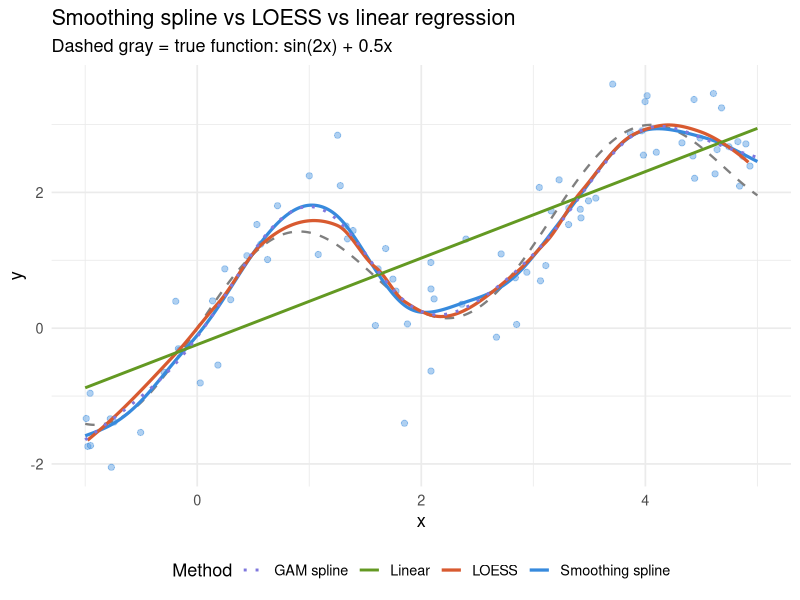
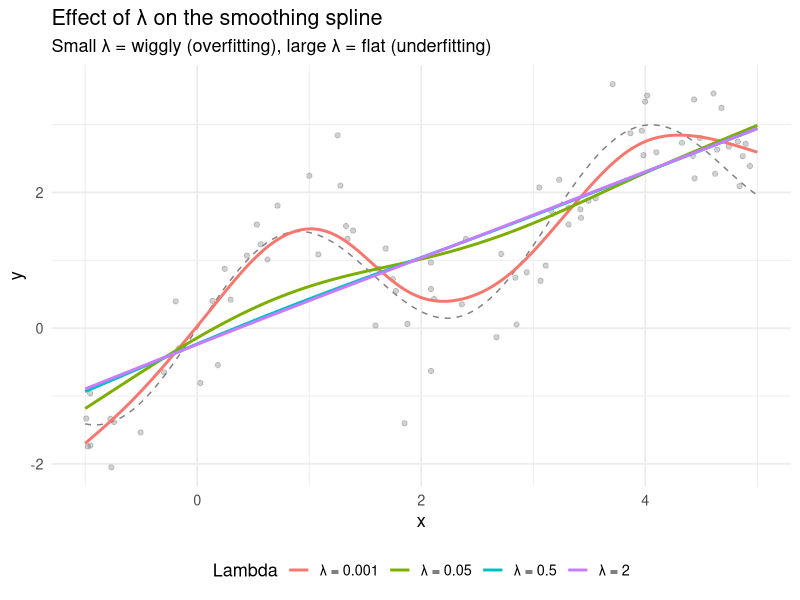
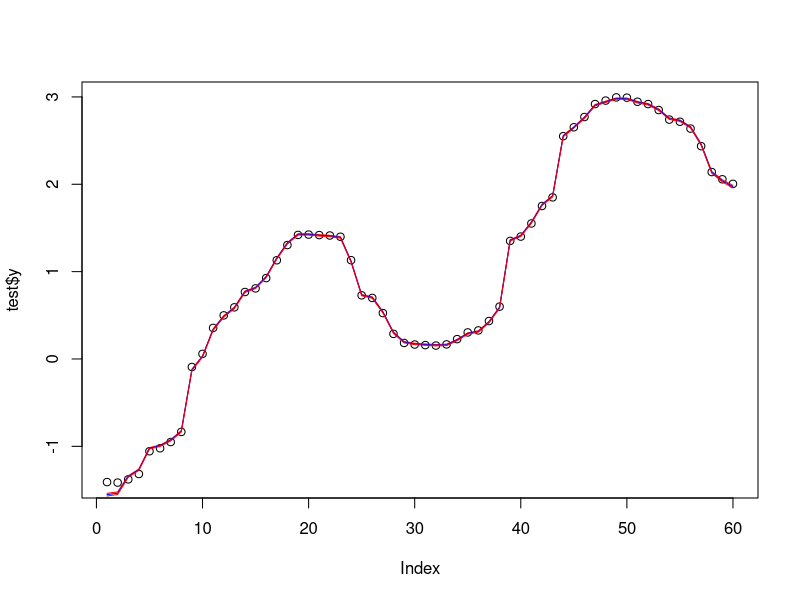
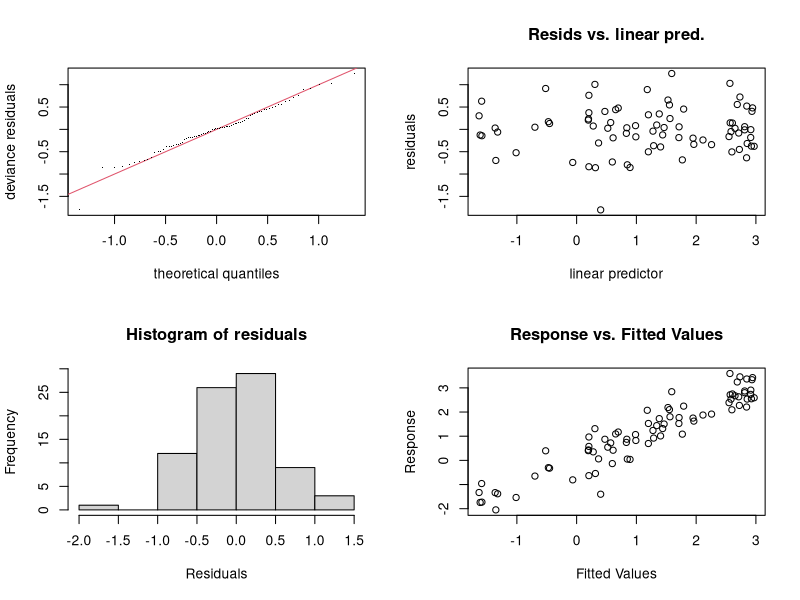
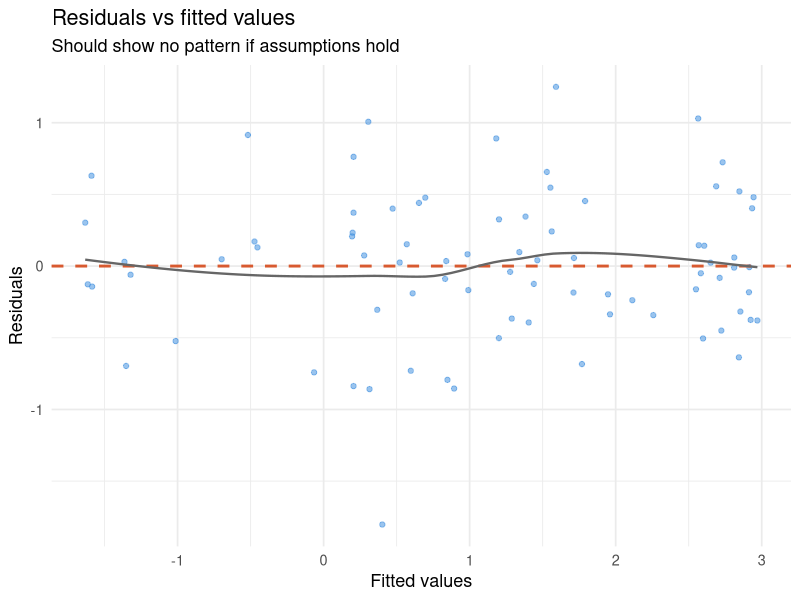

Here is the R script that generated these plots, in order:
library(ggplot2)
library(mgcv)

# ── 1. Generate data ──────────────────────────────────────────────────────────
set.seed(42)
n     <- 80
noise <- 0.6

x    <- runif(n, min = -1, max = 5)
y    <- sin(2 * x) + 0.5 * x + rnorm(n, mean = 0, sd = noise)
data <- data.frame(x = x, y = y)

# true function for reference
true_curve <- data.frame(
  x = seq(-1, 5, length.out = 300),
  y = sin(2 * seq(-1, 5, length.out = 300)) + 0.5 * seq(-1, 5, length.out = 300)
)

# ── 2. Fit the models ─────────────────────────────────────────────────────────

# smoothing spline — lambda chosen by cross-validation
fit_spline <- smooth.spline(x, y, cv = TRUE)

# LOESS — span is the bandwidth (fraction of data used locally)
fit_loess  <- loess(y ~ x, data = data, span = 0.4)

# linear regression
fit_lm     <- lm(y ~ x, data = data)

# GAM spline (via mgcv) — closest to the theoretical smoothing spline
fit_gam    <- gam(y ~ s(x), data = data, method = "REML")

# ── 3. Predictions on a fine grid ─────────────────────────────────────────────
x_grid <- seq(-1, 5, length.out = 300)

pred_df <- data.frame(
  x       = x_grid,
  spline  = predict(fit_spline, x_grid)$y,
  loess   = predict(fit_loess,  newdata = data.frame(x = x_grid)),
  linear  = predict(fit_lm,     newdata = data.frame(x = x_grid)),
  gam     = predict(fit_gam,    newdata = data.frame(x = x_grid)),
  truth   = sin(2 * x_grid) + 0.5 * x_grid
)

# ── 4. Plot ───────────────────────────────────────────────────────────────────
ggplot() +
  # data points
  geom_point(data = data,
             aes(x = x, y = y),
             alpha = 0.4, size = 1.8, color = "#378ADD") +
  # true function
  geom_line(data = true_curve,
            aes(x = x, y = y),
            linetype = "dashed", color = "gray50", linewidth = 0.8) +
  # smoothing spline
  geom_line(data = pred_df,
            aes(x = x, y = spline, color = "Smoothing spline"),
            linewidth = 1.1) +
  # LOESS
  geom_line(data = pred_df,
            aes(x = x, y = loess, color = "LOESS"),
            linewidth = 1.1) +
  # linear
  geom_line(data = pred_df,
            aes(x = x, y = linear, color = "Linear"),
            linewidth = 1.0) +
  # GAM
  geom_line(data = pred_df,
            aes(x = x, y = gam, color = "GAM spline"),
            linewidth = 1.0, linetype = "dotted") +
  scale_color_manual(
    name   = "Method",
    values = c(
      "Smoothing spline" = "#378ADD",
      "LOESS"            = "#D85A30",
      "Linear"           = "#639922",
      "GAM spline"       = "#7F77DD"
    )
  ) +
  labs(
    title    = "Smoothing spline vs LOESS vs linear regression",
    subtitle = "Dashed gray = true function: sin(2x) + 0.5x",
    x        = "x",
    y        = "y"
  ) +
  theme_minimal(base_size = 13) +
  theme(legend.position = "bottom")

# ── 5. Inspect the fitted models ──────────────────────────────────────────────

# chosen lambda by CV
cat("Lambda chosen by CV:", fit_spline$lambda, "\n")

# effective degrees of freedom (higher = more flexible)
cat("Spline df:", fit_spline$df, "\n")
cat("GAM df:   ", sum(fit_gam$edf), "\n")

# GAM summary — shows significance of the smooth term
summary(fit_gam)

# ── 6. Try different lambda values manually ───────────────────────────────────
lambdas <- c(0.001, 0.05, 0.5, 2)

lambda_preds <- do.call(rbind, lapply(lambdas, function(lam) {
  fit <- smooth.spline(x, y, lambda = lam)
  data.frame(
    x      = x_grid,
    y      = predict(fit, x_grid)$y,
    lambda = paste0("λ = ", lam)
  )
}))

ggplot() +
  geom_point(data = data,
             aes(x = x, y = y),
             alpha = 0.3, size = 1.5, color = "gray40") +
  geom_line(data = true_curve,
            aes(x = x, y = y),
            linetype = "dashed", color = "gray50") +
  geom_line(data = lambda_preds,
            aes(x = x, y = y, color = lambda),
            linewidth = 1.0) +
  labs(
    title    = "Effect of λ on the smoothing spline",
    subtitle = "Small λ = wiggly (overfitting), large λ = flat (underfitting)",
    color    = "Lambda",
    x        = "x", y = "y"
  ) +
  theme_minimal(base_size = 13) +
  theme(legend.position = "bottom")

library(caret)
ind<-createDataPartition(true_curve$y,list=F,p=0.2)
train<-true_curve[-ind,]
test<-true_curve[ind,]

fit  <- gam(y ~ s(x), data = train, method = "REML")
pred <- predict(fit, newdata = test, se.fit = TRUE)

plot(test$y)
lines(pred$fit+1.96*pred$se.fit,col="red")
lines(pred$fit,col="blue")
lines(pred$fit-1.96*pred$se.fit,col="red")

fit <- gam(y ~ s(x), data = data, method = "REML")
par(mfrow = c(2,2))
gam.check(fit)

diag_df <- data.frame(
  fitted    = fitted(fit),
  residuals = residuals(fit)
)

ggplot(diag_df, aes(x = fitted, y = residuals)) +
  geom_point(alpha = 0.5, color = "#378ADD") +
  geom_hline(yintercept = 0,
             color = "#D85A30", linewidth = 1, linetype = "dashed") +
  geom_smooth(method = "loess", se = FALSE,
              color = "gray40", linewidth = 0.8) +
  labs(title    = "Residuals vs fitted values",
       subtitle = "Should show no pattern if assumptions hold",
       x = "Fitted values", y = "Residuals") +
  theme_minimal(base_size = 13)

# ── 4. formal normality test ──────────────────────────────────────────────────
shapiro.test(residuals(fit)) 
